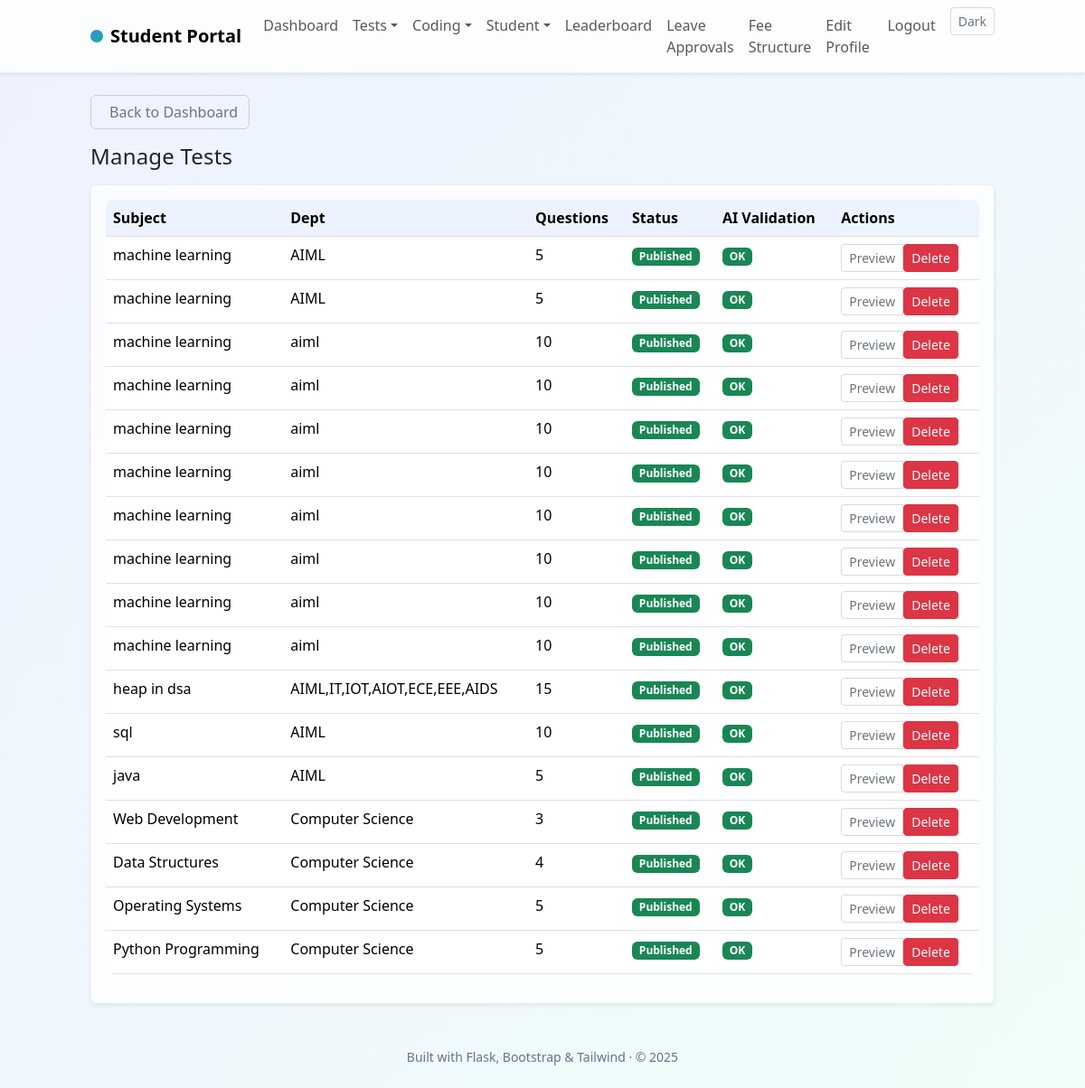
The page /admin/tests (signed in) on the database its author committed.
### app/models.py (models this page shows)
class Test(db.Model):
	id = db.Column(db.Integer, primary_key=True)
	subject = db.Column(db.String(120), nullable=False)
	description = db.Column(db.String(255))
	created_by = db.Column(db.Integer, db.ForeignKey("user.id"))
	department = db.Column(db.String(80))
	total_marks = db.Column(db.Integer, default=0)
	time_limit_minutes = db.Column(db.Integer, default=0)
	is_published = db.Column(db.Boolean, default=False)
	created_at = db.Column(db.DateTime, server_default=func.now())
	ai_validated = db.Column(db.Boolean, default=False)
	ai_validation_notes = db.Column(db.Text)
	questions = db.relationship("Question", backref="test", cascade="all, delete-orphan")

### app/routes/admin.py (the view)
@admin_bp.route("/admin/tests")
@login_required
def admin_tests():
	if not require_admin():
		flash("Unauthorized", "danger")
		return redirect(url_for("main.dashboard"))
	items = Test.query.order_by(Test.created_at.desc()).all()
	return render_template("admin_tests.html", items=items)

### app/routes/admin.py (called while the page is built)
def require_admin():
	return current_user.is_authenticated and current_user.role in ("admin", "teacher")

### app/templates/admin_tests.html (shortened to what this page needs)
{% extends 'base.html' %}
{% block content %}
<div class="mb-3">
	<a href="{{ url_for('main.dashboard') }}" class="btn btn-outline-secondary">
		Back to Dashboard
	</a>
</div>
<h2 class="h4 mb-3">Manage Tests</h2>
<div class="card shadow-sm">
	<div class="card-body">
		<table class="table">
			<thead><tr><th>Subject</th><th>Dept</th><th>Questions</th><th>Status</th><th>AI Validation</th><th>Actions</th></tr></thead>
			<tbody>
			{% for t in items %}
			<tr>
				<td>{{ t.subject }}</td>
				<td>{{ t.department or '-' }}</td>
				<td>{{ t.questions|length }}</td>
				<td>{% if t.is_published %}<span class="badge bg-success">Published</span>{% else %}<span class="badge bg-warning">Pending</span>{% endif %}</td>
				<td>
					{% if t.ai_validated %}<span class="badge bg-success">OK</span>{% else %}<span class="badge bg-danger">Issues</span>{% endif %}
				</td>
				<td>
					<div class="btn-group" role="group">
						<a class="btn btn-sm btn-outline-secondary" href="/take_test/{{ t.id }}">Preview</a>
						<form method="post" action="/admin/test/{{ t.id }}/delete" class="d-inline"
							  onsubmit="return confirm('Are you sure you want to delete this test? This action cannot be undone.')">
							<button class="btn btn-sm btn-danger">
								 Delete
							</button>
						</form>
					</div>
				</td>
			</tr>
			{% else %}
			<tr><td colspan="6">No tests.</td></tr>
			{% endfor %}
			</tbody>
		</table>
	</div>
</div>
{% endblock %}

### app/static/css/styles.css (style rules this page uses)
:root { --brand: #3b82f6; --brand-2: #10b981; --surface: rgba(255,255,255,0.75); --blur: 10px; }
body { background: linear-gradient(135deg, #eef2ff 0%, #f0fdfa 100%); min-height: 100vh; }
.card { background: var(--surface); backdrop-filter: blur(var(--blur)); border: 1px solid rgba(0,0,0,.06); box-shadow: 0 10px 30px rgba(2,6,23,.08); }
.btn-outline-secondary { border-color: rgba(0,0,0,.15); }
h1,h2,h3,h4 { letter-spacing: .2px; }
.table { border-radius: .6rem; overflow: hidden; }
.table thead th { background: rgba(59,130,246,.08); }

### rows shown on the page
Test: subject "machine learning", department "AIML", questions|length "5", is_published "Published", ai_validated "OK"
Test: subject "machine learning", department "AIML", questions|length "5", is_published "Published", ai_validated "OK"
Test: subject "machine learning", department "aiml", questions|length "10", is_published "Published", ai_validated "OK"
Test: subject "machine learning", department "aiml", questions|length "10", is_published "Published", ai_validated "OK"
Test: subject "machine learning", department "aiml", questions|length "10", is_published "Published", ai_validated "OK"
Test: subject "machine learning", department "aiml", questions|length "10", is_published "Published", ai_validated "OK"
Test: subject "machine learning", department "aiml", questions|length "10", is_published "Published", ai_validated "OK"
Test: subject "machine learning", department "aiml", questions|length "10", is_published "Published", ai_validated "OK"
Test: subject "machine learning", department "aiml", questions|length "10", is_published "Published", ai_validated "OK"
Test: subject "machine learning", department "aiml", questions|length "10", is_published "Published", ai_validated "OK"
Test: subject "heap in dsa", department "AIML,IT,IOT,AIOT,ECE,EEE,AIDS", questions|length "15", is_published "Published", ai_validated "OK"
Test: subject "sql", department "AIML", questions|length "10", is_published "Published", ai_validated "OK"
Test: subject "java", department "AIML", questions|length "5", is_published "Published", ai_validated "OK"
Test: subject "Web Development", department "Computer Science", questions|length "3", is_published "Published", ai_validated "OK"
Test: subject "Data Structures", department "Computer Science", questions|length "4", is_published "Published", ai_validated "OK"
Test: subject "Operating Systems", department "Computer Science", questions|length "5", is_published "Published", ai_validated "OK"
Test: subject "Python Programming", department "Computer Science", questions|length "5", is_published "Published", ai_validated "OK"

### other values the page prints
{{ 2025 }} "2025"
